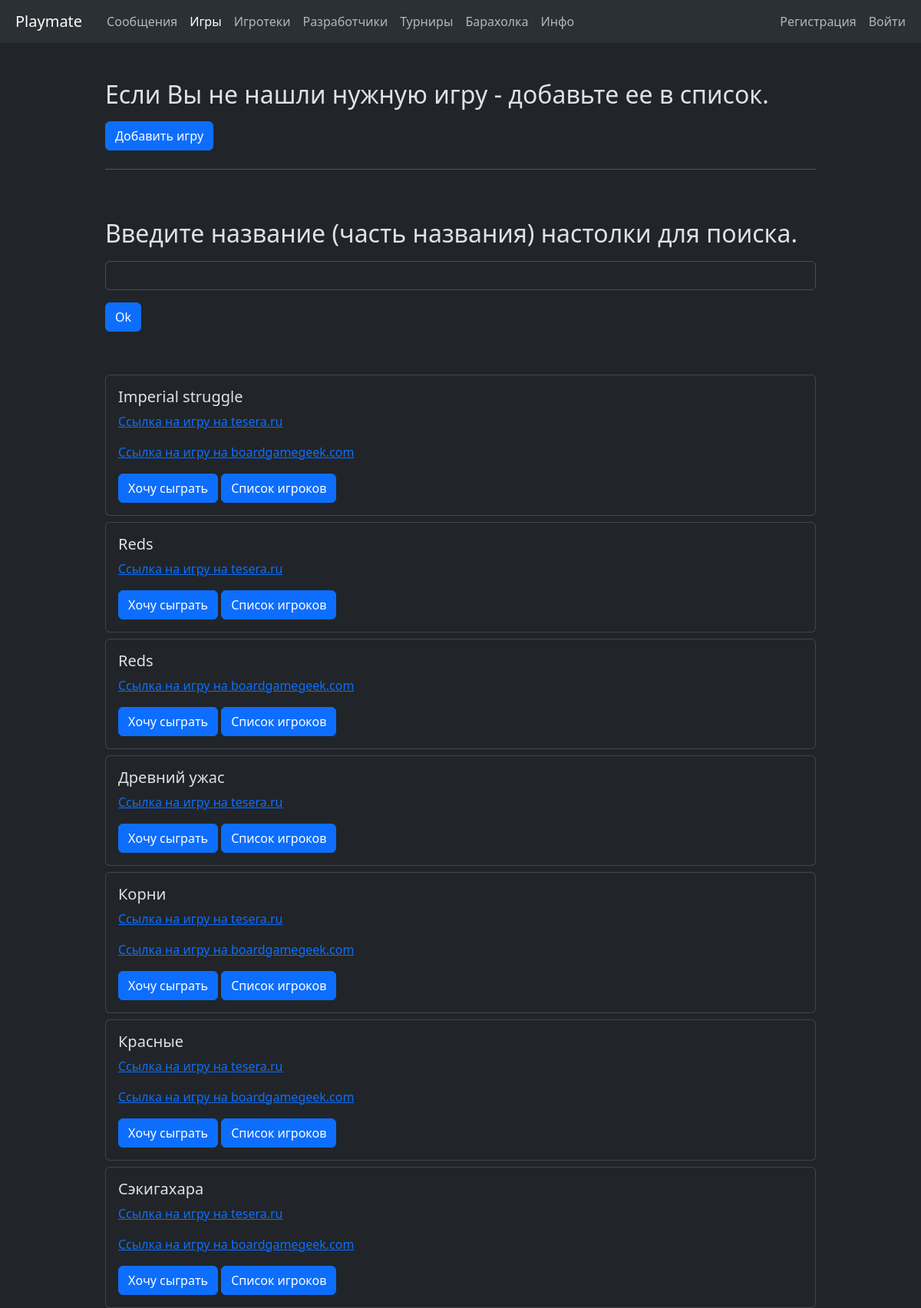
Before: /main_app/games/ with the older database file.
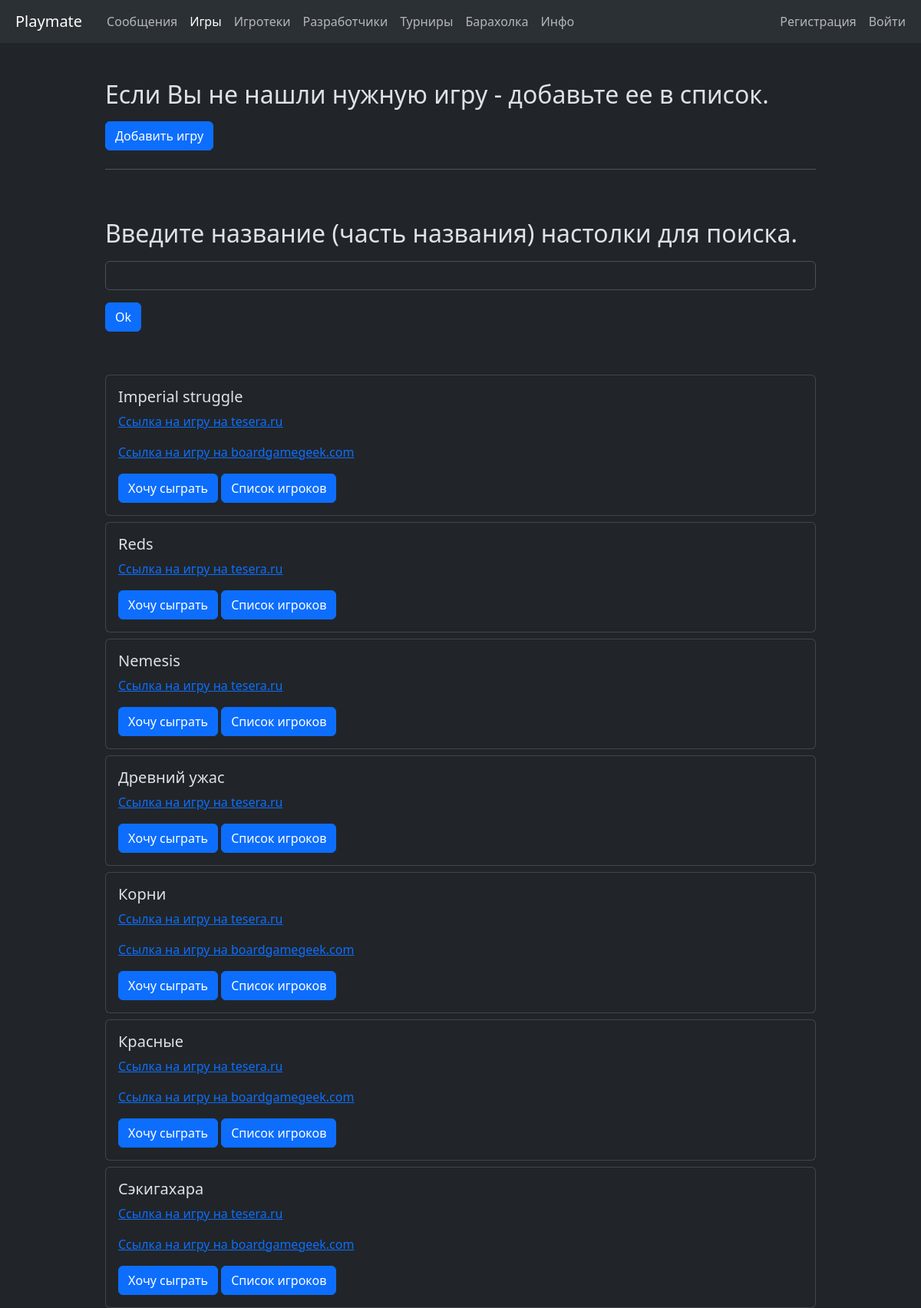
After: the same page with the newer database file.
### main_app/models.py (models this page shows, shortened)
class BoardGame(models.Model):
    title = models.CharField(verbose_name='Название игры',
                             blank=False,
                             null=False,
                             max_length=100)
    url_tesera = models.URLField(verbose_name='Ссылка на игру на сайте tesera.ru',
                                 blank=True,
                                 null=True,
                                 max_length=200)
    url_bgg = models.URLField(verbose_name='Ссылка на игру на сайте boardgamegeek.com',
                              blank=True,
                              null=True,
                              max_length=100)
    created_at = models.DateTimeField(auto_now_add=True)
    updated_at = models.DateTimeField(auto_now=True)
    created_by = models.ForeignKey(User,
                                   related_name='created_games',
                                   on_delete=models.SET_NULL,
                                   null=True)
    players= models.ManyToManyField(User,
                                    related_name='liked_games',
                                    null=True)
    class Meta:
        indexes = [
            models.Index(fields=['title'])
        ]
        ordering = ['title']
        verbose_name = 'Настолка'
        verbose_name_plural = 'Настолки'

### main_app/views.py (the view)
# urls.py: path('games/', views.BoardGamesView.as_view(), name='games'),
class BoardGamesView(ListView):
    model = BoardGame
    template_name = 'main_app/board_games.html'
    context_object_name = 'board_games'
    def get_queryset(self):
        queryset = super().get_queryset()
        title = self.request.GET.get('title')
        if title:
            title = title.strip().lower()
            queryset = queryset.filter(title__icontains=title)
        return queryset

### main_app/templatetags/active_page.py (called while the page is built)
@register.simple_tag
def active_url(request, path_name, *args, **kwargs):
    try:
        url = reverse(path_name, args=args, kwargs=kwargs)
        if url == request.path:
            return 'active'
    except NoReverseMatch:
        pass
    return ''

### templates/main_app/board_games.html (shortened to what this page needs)
{% extends 'base.html' %}
{% load django_bootstrap5 %}
{% block content %}
<div class="container-sm mt-5">
    <div class="row pb-5 justify-content-center">
        <div class="col col-lg-10">
            <h2> Если Вы не нашли нужную игру - добавьте ее в список. </h2>
            <a href="{% url 'main:create_game' %}" class="btn btn-primary my-2">Добавить игру</a>
            <hr>
        </div>
    </div>
    <div class="row pb-5 justify-content-center">
        <div class="col col-lg-10">
            <h2>Введите название (часть названия) настолки для поиска.</h2>
            <form method="get" class="form">
                <div class="my-3">
                    <input type="text" class="form-control" name="title">
                </div>
                <button type="submit" class="btn btn-primary">Ok</button>
            </form>
        </div>
    </div>
    <div class="row justify-content-center">
        <div class="col col-lg-10">
            {% for game in board_games %}
                <div class="card mt-2">
                    <div class="card-body">
                        <h5 class="card-title">{{ game.title|capfirst }}</h5>
                        <div class="card-text">
                            {% if game.url_tesera %}
                            <p><a class="link-primary"
                                  href="{{ game.url_tesera }}">Ссылка на игру на tesera.ru</a></p>
                            {% endif %}
                            {% if game.url_bgg %}
                            <p><a class="link-primary"
                                  href="{{ game.url_bgg }}">Ссылка на игру на boardgamegeek.com</a></p>
                            {% endif %}
                        </div>
                        <a href="{% url 'main:add_liked_game' game.pk %}" class="btn btn-primary">Хочу сыграть</a>
                        <a href="{% url 'main:game' game.pk %}" class="btn btn-primary">Список игроков</a>
                    </div>
                </div>
            {% empty %}
                <p>Пока игр нет.</p>
            {% endfor %}
        </div>
    </div>
</div>
{% endblock %}

Changed rows visible on the page:
removed BoardGame: title "Reds"
added BoardGame: title "Nemesis"
